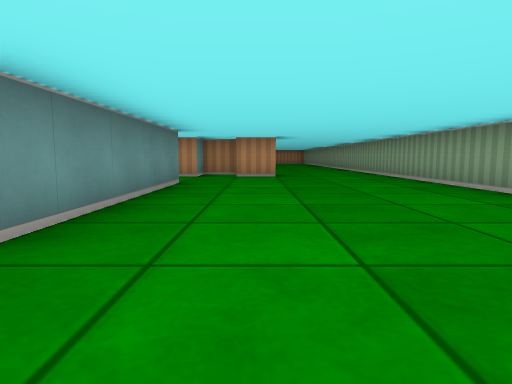
view 1 (above)

18 first-person views from a walk through a cub3D ray-caster map. The camera is about half as high as the walls, tilts 6° down and sees 75° across. The floor is counted in squares. Each view is taken from the middle of a square. On the plan, view 1 faces up. The plan holds only what a view shows up to about 9 squares ahead; the rest is blank.

view 2
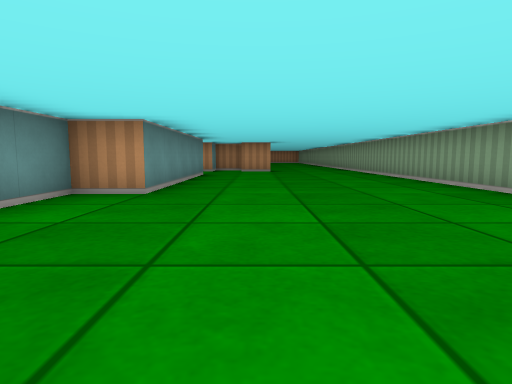

view 3
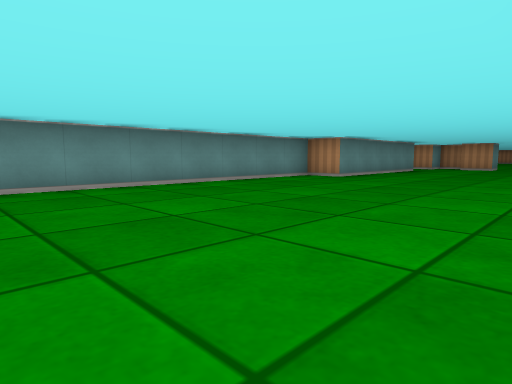

view 4
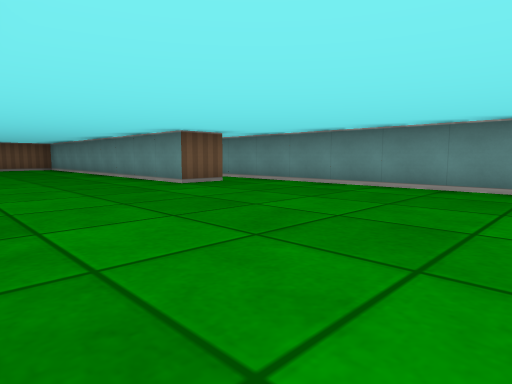

view 5
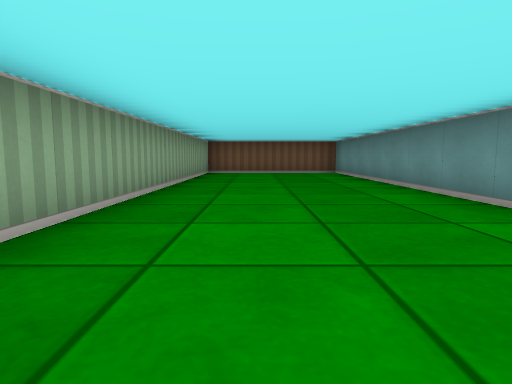

view 6
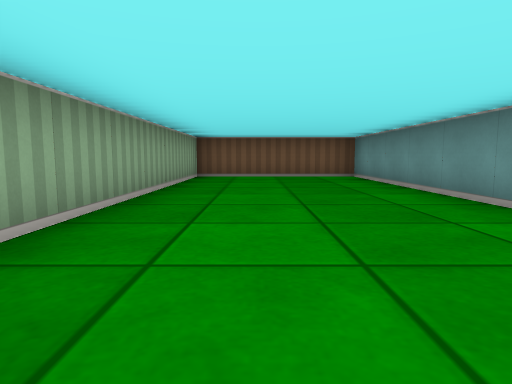

view 7
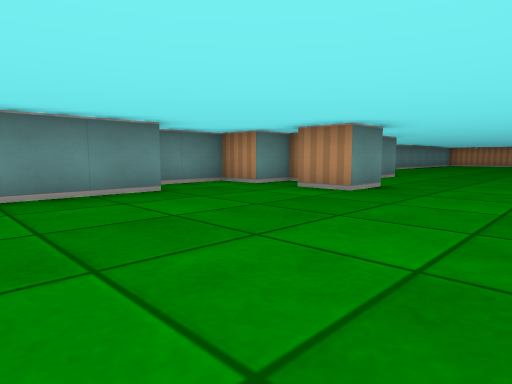

view 8
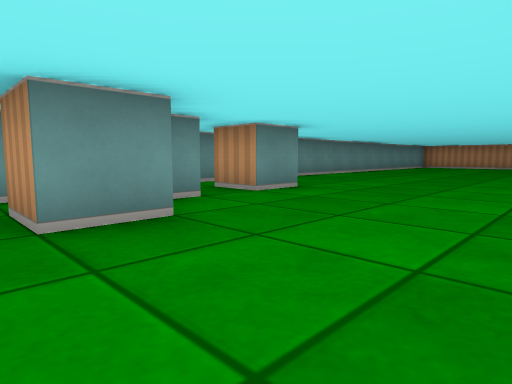

view 9
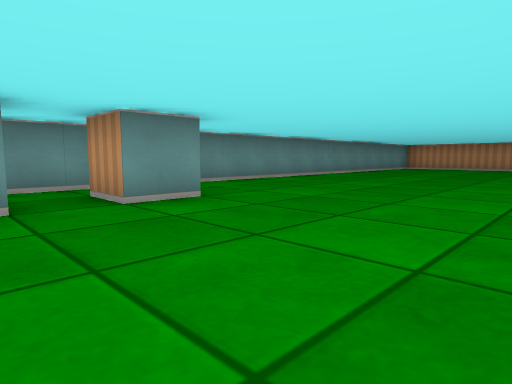

view 10
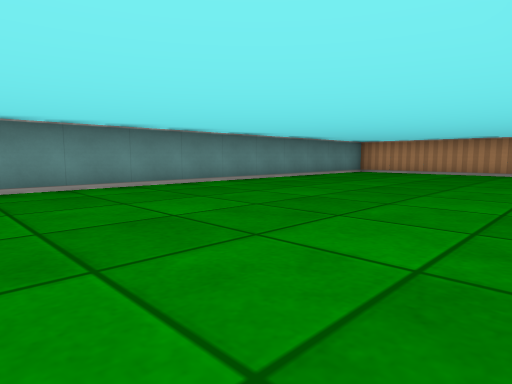

view 11
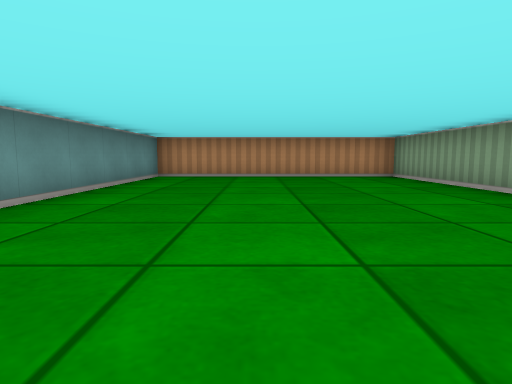

view 12
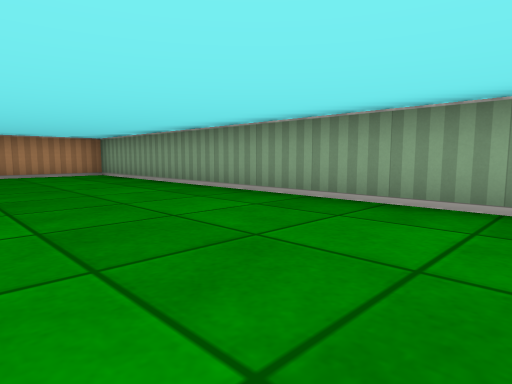

view 13
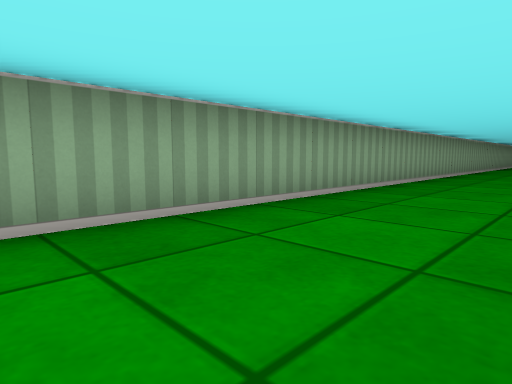

view 14
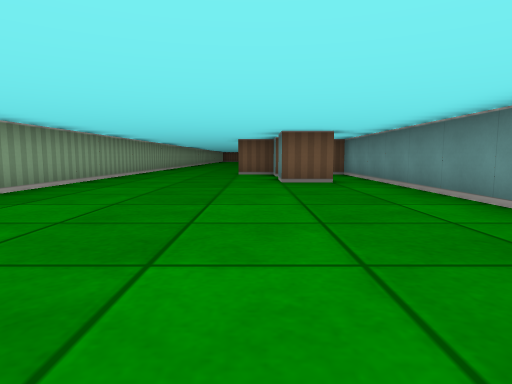

view 15
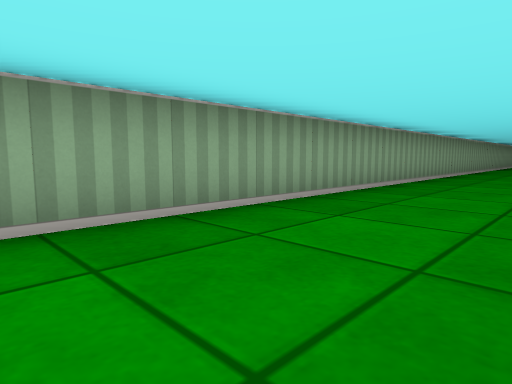

view 16
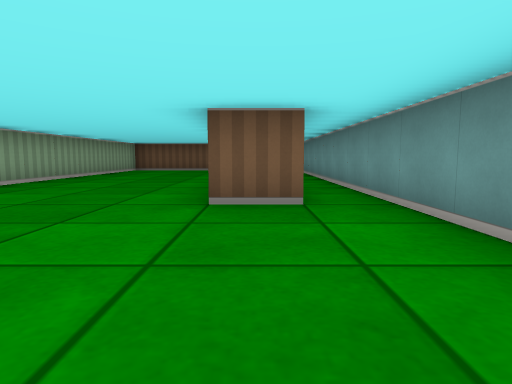

view 17
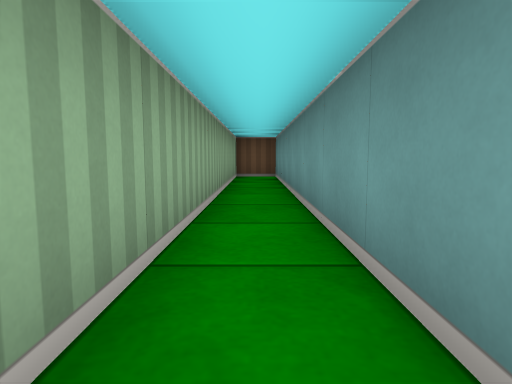

view 18
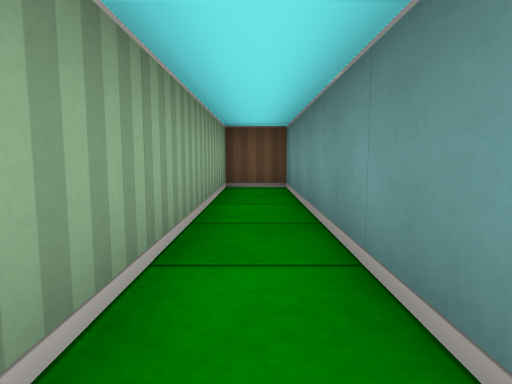

### Floor plan
Points are (right, up) in squares from view 1. A wall is a line through its corners. A room is listed if a view was taken in it or the views show most of it. See-through windows are left out.
Room 1 (views 1, 2, 3, 4, 5, 6, 7, 8, 9, 10, 11, 12, 13, 14, 15, 16, 17, 18)
walls: (-1.5, 6.6) (-1.5, 1.5) (-2.5, 1.5) (-2.5, -16.5) (-1.5, -16.5) (-1.5, -8.5); (-1.5, 8.5) (-2.5, 8.5) (-2.5, 7); (0.5, 9.6) (0.5, 8.5) (-0.5, 8.5); (-0.5, 10.6) (-0.5, 10); (-1.6, 12.5) (-0.5, 12.5) (-0.5, 11.5) (-1.5, 11.5); (3.5, -6.4) (3.5, 24.5) (-2.5, 24.5) (-2.5, 9.9); (-1.6, -7.5) (-0.5, -7.5) (-0.5, -16.5) (3.5, -16.5) (3.5, -7.9)

Positions as (right, up) in squares from view 1, and headings:
1: (0, 0), facing up
2: (0, -3), facing up
3: (3, -6), facing up-left
4: (3, -2), facing down-left
5: (2, -6), facing down
6: (2, -8), facing down
7: (3, 4), facing up-left
8: (3, 8), facing up-left
9: (3, 10), facing up-left
10: (3, 14), facing up-left
11: (0, 16), facing up
12: (0, 15), facing up-right
13: (1, 18), facing down-right
14: (0, 19), facing down
15: (1, 4), facing down-right
16: (-1, -4), facing down
17: (-2, -8), facing down
18: (-2, -11), facing down
